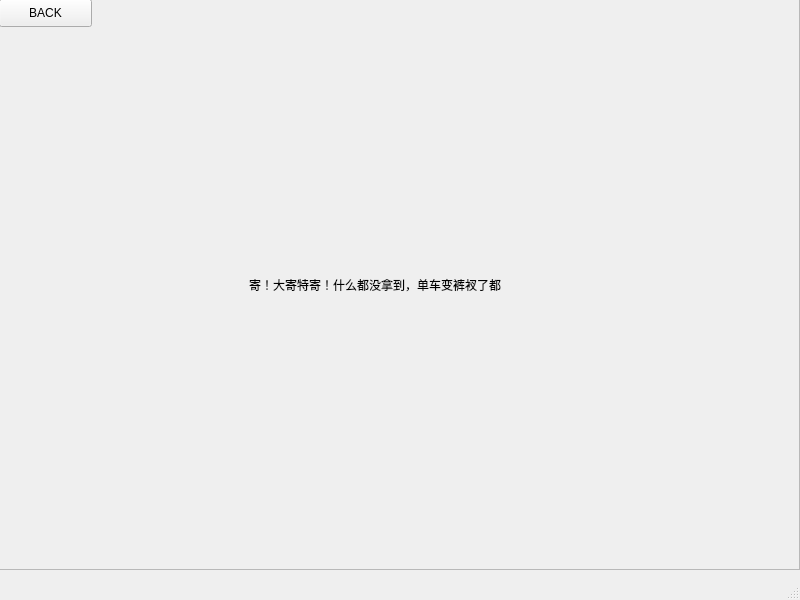
<?xml version="1.0" encoding="UTF-8"?>
<ui version="4.0">
 <class>wu</class>
 <widget class="QMainWindow" name="wu">
  <property name="geometry">
   <rect>
    <x>0</x>
    <y>0</y>
    <width>800</width>
    <height>600</height>
   </rect>
  </property>
  <property name="windowTitle">
   <string>MainWindow</string>
  </property>
  <widget class="QWidget" name="centralwidget">
   <widget class="QFrame" name="frame">
    <property name="geometry">
     <rect>
      <x>-1</x>
      <y>-1</y>
      <width>801</width>
      <height>571</height>
     </rect>
    </property>
    <property name="styleSheet">
     <string notr="true">#frame{

border-image:url(:/PHOTO/BOWL.png);
}</string>
    </property>
    <property name="frameShape">
     <enum>QFrame::StyledPanel</enum>
    </property>
    <property name="frameShadow">
     <enum>QFrame::Raised</enum>
    </property>
    <widget class="QLabel" name="label">
     <property name="geometry">
      <rect>
       <x>530</x>
       <y>10</y>
       <width>411</width>
       <height>261</height>
      </rect>
     </property>
     <property name="text">
      <string>&lt;html&gt;&lt;head/&gt;&lt;body&gt;&lt;p&gt;&lt;img src=&quot;:/PHOTO/2.png&quot;/&gt;&lt;/p&gt;&lt;/body&gt;&lt;/html&gt;</string>
     </property>
    </widget>
    <widget class="QLabel" name="label_2">
     <property name="geometry">
      <rect>
       <x>250</x>
       <y>250</y>
       <width>471</width>
       <height>71</height>
      </rect>
     </property>
     <property name="text">
      <string>寄！大寄特寄！什么都没拿到，单车变裤衩了都</string>
     </property>
    </widget>
    <widget class="QPushButton" name="pushButton">
     <property name="geometry">
      <rect>
       <x>0</x>
       <y>0</y>
       <width>93</width>
       <height>28</height>
      </rect>
     </property>
     <property name="text">
      <string>BACK</string>
     </property>
    </widget>
   </widget>
  </widget>
  <widget class="QMenuBar" name="menubar">
   <property name="geometry">
    <rect>
     <x>0</x>
     <y>0</y>
     <width>800</width>
     <height>26</height>
    </rect>
   </property>
  </widget>
  <widget class="QStatusBar" name="statusbar"/>
 </widget>
 <resources/>
 <connections/>
</ui>
